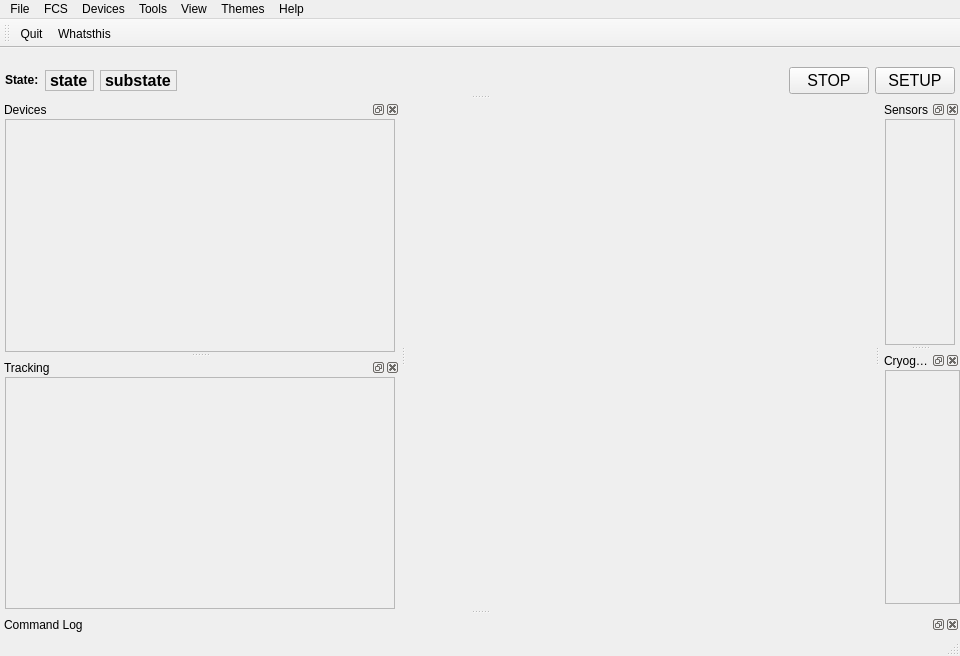
<?xml version="1.0" encoding="UTF-8"?>
<ui version="4.0">
 <class>MainWindow</class>
 <widget class="QMainWindow" name="MainWindow">
  <property name="geometry">
   <rect>
    <x>0</x>
    <y>0</y>
    <width>960</width>
    <height>656</height>
   </rect>
  </property>
  <property name="windowTitle">
   <string>FreeOpcUa Client</string>
  </property>
  <property name="styleSheet">
   <string notr="true"/>
  </property>
  <widget class="QWidget" name="centralWidget">
   <property name="sizePolicy">
    <sizepolicy hsizetype="Minimum" vsizetype="Minimum">
     <horstretch>0</horstretch>
     <verstretch>0</verstretch>
    </sizepolicy>
   </property>
  </widget>
  <widget class="QMenuBar" name="menubar">
   <property name="geometry">
    <rect>
     <x>0</x>
     <y>0</y>
     <width>960</width>
     <height>22</height>
    </rect>
   </property>
   <widget class="QMenu" name="menuFile">
    <property name="title">
     <string>File</string>
    </property>
    <addaction name="separator"/>
    <addaction name="actionExit"/>
   </widget>
   <widget class="QMenu" name="menuFCS">
    <property name="title">
     <string>FCS</string>
    </property>
    <widget class="QMenu" name="menuSet_log_level">
     <property name="title">
      <string>Set log level</string>
     </property>
     <addaction name="actionLogError"/>
     <addaction name="actionLogInfo"/>
     <addaction name="actionLogDebug"/>
     <addaction name="separator"/>
     <addaction name="actionLogTrace"/>
    </widget>
    <addaction name="actionInit"/>
    <addaction name="actionEnable"/>
    <addaction name="actionDisable"/>
    <addaction name="separator"/>
    <addaction name="actionRecover"/>
    <addaction name="separator"/>
    <addaction name="actionReset"/>
    <addaction name="separator"/>
    <addaction name="menuSet_log_level"/>
   </widget>
   <widget class="QMenu" name="menuDevices">
    <property name="title">
     <string>Devices</string>
    </property>
    <addaction name="actionSelect_All"/>
    <addaction name="actionDeselect_All"/>
    <addaction name="separator"/>
    <addaction name="separator"/>
    <addaction name="separator"/>
    <addaction name="actionDevReset"/>
    <addaction name="actionDevInit"/>
    <addaction name="actionDevEnable"/>
    <addaction name="actionDevDisable"/>
    <addaction name="separator"/>
    <addaction name="actionDevSimulate"/>
    <addaction name="actionDevStopSim"/>
    <addaction name="separator"/>
    <addaction name="actionDevIgnore"/>
    <addaction name="actionDevStopIgn"/>
   </widget>
   <widget class="QMenu" name="menuHelp">
    <property name="contextMenuPolicy">
     <enum>Qt::PreventContextMenu</enum>
    </property>
    <property name="layoutDirection">
     <enum>Qt::LeftToRight</enum>
    </property>
    <property name="title">
     <string>Help</string>
    </property>
    <addaction name="actionAbout"/>
   </widget>
   <widget class="QMenu" name="menuTools">
    <property name="title">
     <string>Tools</string>
    </property>
    <addaction name="actionFCF_CLI"/>
   </widget>
   <widget class="QMenu" name="menuView">
    <property name="title">
     <string>View</string>
    </property>
   </widget>
   <widget class="QMenu" name="menuThemes">
    <property name="title">
     <string>Themes</string>
    </property>
   </widget>
   <addaction name="menuFile"/>
   <addaction name="menuFCS"/>
   <addaction name="menuDevices"/>
   <addaction name="menuTools"/>
   <addaction name="menuView"/>
   <addaction name="menuThemes"/>
   <addaction name="menuHelp"/>
  </widget>
  <widget class="QStatusBar" name="statusBar"/>
  <widget class="QDockWidget" name="attrDockWidget">
   <property name="sizePolicy">
    <sizepolicy hsizetype="Expanding" vsizetype="Minimum">
     <horstretch>0</horstretch>
     <verstretch>0</verstretch>
    </sizepolicy>
   </property>
   <property name="minimumSize">
    <size>
     <width>400</width>
     <height>107</height>
    </size>
   </property>
   <property name="allowedAreas">
    <set>Qt::LeftDockWidgetArea|Qt::RightDockWidgetArea</set>
   </property>
   <property name="windowTitle">
    <string>Devices</string>
   </property>
   <attribute name="dockWidgetArea">
    <number>1</number>
   </attribute>
   <widget class="QWidget" name="dockWidgetContents">
    <property name="sizePolicy">
     <sizepolicy hsizetype="Expanding" vsizetype="Preferred">
      <horstretch>0</horstretch>
      <verstretch>0</verstretch>
     </sizepolicy>
    </property>
    <property name="minimumSize">
     <size>
      <width>100</width>
      <height>0</height>
     </size>
    </property>
    <layout class="QGridLayout" name="gridLayout_2">
     <property name="leftMargin">
      <number>5</number>
     </property>
     <property name="topMargin">
      <number>0</number>
     </property>
     <property name="rightMargin">
      <number>5</number>
     </property>
     <property name="bottomMargin">
      <number>0</number>
     </property>
     <item row="0" column="0">
      <widget class="QScrollArea" name="devicesScrollArea">
       <property name="widgetResizable">
        <bool>true</bool>
       </property>
       <widget class="QWidget" name="devicesContainer">
        <property name="geometry">
         <rect>
          <x>0</x>
          <y>0</y>
          <width>388</width>
          <height>225</height>
         </rect>
        </property>
        <layout class="QVBoxLayout" name="verticalLayout_3">
         <property name="leftMargin">
          <number>0</number>
         </property>
         <property name="topMargin">
          <number>0</number>
         </property>
         <property name="rightMargin">
          <number>0</number>
         </property>
         <property name="bottomMargin">
          <number>0</number>
         </property>
        </layout>
       </widget>
      </widget>
     </item>
    </layout>
   </widget>
  </widget>
  <widget class="QDockWidget" name="addrDockWidget">
   <property name="sizePolicy">
    <sizepolicy hsizetype="Preferred" vsizetype="Minimum">
     <horstretch>0</horstretch>
     <verstretch>0</verstretch>
    </sizepolicy>
   </property>
   <property name="styleSheet">
    <string notr="true">QDockWidget &gt; QWidget {
    border: 1px solid white;
}

QDockWidget {
    border: 1px solid darkgrey;
    titlebar-close-icon: url(close.png);
    titlebar-normal-icon: url(undock.png);
}

QDockWidget::title {
    text-align: left; /* align the text to the left */
    background: lightgray;
    padding-left: 5px;
}



</string>
   </property>
   <property name="features">
    <set>QDockWidget::NoDockWidgetFeatures</set>
   </property>
   <property name="allowedAreas">
    <set>Qt::TopDockWidgetArea</set>
   </property>
   <property name="windowTitle">
    <string notr="true"/>
   </property>
   <attribute name="dockWidgetArea">
    <number>4</number>
   </attribute>
   <widget class="QWidget" name="dockWidgetContents_2">
    <property name="sizePolicy">
     <sizepolicy hsizetype="Expanding" vsizetype="Preferred">
      <horstretch>0</horstretch>
      <verstretch>0</verstretch>
     </sizepolicy>
    </property>
    <layout class="QGridLayout" name="gridLayout">
     <property name="leftMargin">
      <number>5</number>
     </property>
     <property name="topMargin">
      <number>0</number>
     </property>
     <property name="rightMargin">
      <number>5</number>
     </property>
     <property name="bottomMargin">
      <number>0</number>
     </property>
     <item row="2" column="11">
      <widget class="QPushButton" name="setupButton">
       <property name="minimumSize">
        <size>
         <width>0</width>
         <height>0</height>
        </size>
       </property>
       <property name="font">
        <font>
         <pointsize>12</pointsize>
        </font>
       </property>
       <property name="text">
        <string>SETUP</string>
       </property>
      </widget>
     </item>
     <item row="2" column="7">
      <layout class="QVBoxLayout" name="verticalLayout_2">
       <property name="spacing">
        <number>0</number>
       </property>
       <item>
        <layout class="QHBoxLayout" name="horizontalLayout">
         <property name="spacing">
          <number>6</number>
         </property>
         <item>
          <widget class="QLabel" name="serverLabel">
           <property name="sizePolicy">
            <sizepolicy hsizetype="Maximum" vsizetype="Fixed">
             <horstretch>0</horstretch>
             <verstretch>0</verstretch>
            </sizepolicy>
           </property>
           <property name="font">
            <font>
             <weight>75</weight>
             <bold>true</bold>
            </font>
           </property>
           <property name="text">
            <string>State:</string>
           </property>
          </widget>
         </item>
         <item>
          <widget class="QLabel" name="stateLabel">
           <property name="sizePolicy">
            <sizepolicy hsizetype="Preferred" vsizetype="Fixed">
             <horstretch>0</horstretch>
             <verstretch>0</verstretch>
            </sizepolicy>
           </property>
           <property name="minimumSize">
            <size>
             <width>0</width>
             <height>0</height>
            </size>
           </property>
           <property name="font">
            <font>
             <pointsize>12</pointsize>
             <weight>75</weight>
             <italic>false</italic>
             <bold>true</bold>
            </font>
           </property>
           <property name="toolTip">
            <string extracomment="Overall state of the FCS device manager"/>
           </property>
           <property name="frameShape">
            <enum>QFrame::StyledPanel</enum>
           </property>
           <property name="frameShadow">
            <enum>QFrame::Raised</enum>
           </property>
           <property name="text">
            <string>state</string>
           </property>
          </widget>
         </item>
         <item>
          <widget class="QLabel" name="substateLabel">
           <property name="sizePolicy">
            <sizepolicy hsizetype="Preferred" vsizetype="Fixed">
             <horstretch>0</horstretch>
             <verstretch>0</verstretch>
            </sizepolicy>
           </property>
           <property name="minimumSize">
            <size>
             <width>0</width>
             <height>0</height>
            </size>
           </property>
           <property name="font">
            <font>
             <pointsize>12</pointsize>
             <weight>75</weight>
             <italic>false</italic>
             <bold>true</bold>
            </font>
           </property>
           <property name="frameShape">
            <enum>QFrame::StyledPanel</enum>
           </property>
           <property name="frameShadow">
            <enum>QFrame::Raised</enum>
           </property>
           <property name="text">
            <string>substate</string>
           </property>
          </widget>
         </item>
        </layout>
       </item>
      </layout>
     </item>
     <item row="2" column="9">
      <spacer name="horizontalSpacer_2">
       <property name="orientation">
        <enum>Qt::Horizontal</enum>
       </property>
       <property name="sizeHint" stdset="0">
        <size>
         <width>40</width>
         <height>20</height>
        </size>
       </property>
      </spacer>
     </item>
     <item row="2" column="10">
      <widget class="QPushButton" name="stopButton">
       <property name="minimumSize">
        <size>
         <width>0</width>
         <height>0</height>
        </size>
       </property>
       <property name="font">
        <font>
         <pointsize>12</pointsize>
        </font>
       </property>
       <property name="text">
        <string>STOP</string>
       </property>
      </widget>
     </item>
    </layout>
   </widget>
  </widget>
  <widget class="QDockWidget" name="subDockWidget">
   <property name="sizePolicy">
    <sizepolicy hsizetype="Expanding" vsizetype="Preferred">
     <horstretch>0</horstretch>
     <verstretch>0</verstretch>
    </sizepolicy>
   </property>
   <property name="floating">
    <bool>false</bool>
   </property>
   <property name="allowedAreas">
    <set>Qt::LeftDockWidgetArea|Qt::RightDockWidgetArea</set>
   </property>
   <property name="windowTitle">
    <string>Sensors</string>
   </property>
   <attribute name="dockWidgetArea">
    <number>2</number>
   </attribute>
   <widget class="QWidget" name="dockWidgetContents_3">
    <property name="sizePolicy">
     <sizepolicy hsizetype="Expanding" vsizetype="Preferred">
      <horstretch>0</horstretch>
      <verstretch>0</verstretch>
     </sizepolicy>
    </property>
    <layout class="QGridLayout" name="gridLayout_3">
     <property name="leftMargin">
      <number>5</number>
     </property>
     <property name="topMargin">
      <number>0</number>
     </property>
     <property name="rightMargin">
      <number>5</number>
     </property>
     <property name="bottomMargin">
      <number>0</number>
     </property>
     <item row="0" column="0">
      <widget class="QScrollArea" name="scrollArea_2">
       <property name="widgetResizable">
        <bool>true</bool>
       </property>
       <widget class="QWidget" name="sensorsContainer">
        <property name="geometry">
         <rect>
          <x>0</x>
          <y>0</y>
          <width>68</width>
          <height>218</height>
         </rect>
        </property>
        <layout class="QVBoxLayout" name="verticalLayout_4">
         <property name="leftMargin">
          <number>0</number>
         </property>
         <property name="topMargin">
          <number>0</number>
         </property>
         <property name="rightMargin">
          <number>0</number>
         </property>
         <property name="bottomMargin">
          <number>0</number>
         </property>
        </layout>
       </widget>
      </widget>
     </item>
    </layout>
   </widget>
  </widget>
  <widget class="QDockWidget" name="refDockWidget">
   <property name="sizePolicy">
    <sizepolicy hsizetype="Expanding" vsizetype="Preferred">
     <horstretch>0</horstretch>
     <verstretch>0</verstretch>
    </sizepolicy>
   </property>
   <property name="minimumSize">
    <size>
     <width>100</width>
     <height>107</height>
    </size>
   </property>
   <property name="allowedAreas">
    <set>Qt::LeftDockWidgetArea|Qt::RightDockWidgetArea</set>
   </property>
   <property name="windowTitle">
    <string>Tracking</string>
   </property>
   <attribute name="dockWidgetArea">
    <number>1</number>
   </attribute>
   <widget class="QWidget" name="dockWidgetContents_4">
    <property name="sizePolicy">
     <sizepolicy hsizetype="Expanding" vsizetype="Preferred">
      <horstretch>0</horstretch>
      <verstretch>0</verstretch>
     </sizepolicy>
    </property>
    <layout class="QGridLayout" name="AxesLayout_2">
     <property name="leftMargin">
      <number>5</number>
     </property>
     <property name="topMargin">
      <number>0</number>
     </property>
     <property name="rightMargin">
      <number>5</number>
     </property>
     <property name="bottomMargin">
      <number>0</number>
     </property>
     <property name="spacing">
      <number>6</number>
     </property>
     <item row="0" column="0">
      <widget class="QScrollArea" name="scrollArea_3">
       <property name="widgetResizable">
        <bool>true</bool>
       </property>
       <widget class="QWidget" name="trackingContainer">
        <property name="geometry">
         <rect>
          <x>0</x>
          <y>0</y>
          <width>388</width>
          <height>224</height>
         </rect>
        </property>
        <layout class="QVBoxLayout" name="verticalLayout_5">
         <property name="leftMargin">
          <number>0</number>
         </property>
         <property name="topMargin">
          <number>0</number>
         </property>
         <property name="rightMargin">
          <number>0</number>
         </property>
         <property name="bottomMargin">
          <number>0</number>
         </property>
        </layout>
       </widget>
      </widget>
     </item>
    </layout>
   </widget>
  </widget>
  <widget class="QDockWidget" name="logDockWidget_2">
   <property name="sizePolicy">
    <sizepolicy hsizetype="Expanding" vsizetype="Expanding">
     <horstretch>0</horstretch>
     <verstretch>0</verstretch>
    </sizepolicy>
   </property>
   <property name="features">
    <set>QDockWidget::DockWidgetClosable|QDockWidget::DockWidgetFloatable</set>
   </property>
   <property name="allowedAreas">
    <set>Qt::BottomDockWidgetArea</set>
   </property>
   <property name="windowTitle">
    <string>Command Log</string>
   </property>
   <attribute name="dockWidgetArea">
    <number>8</number>
   </attribute>
   <widget class="QWidget" name="dockWidgetContents_7">
    <property name="sizePolicy">
     <sizepolicy hsizetype="Expanding" vsizetype="Expanding">
      <horstretch>0</horstretch>
      <verstretch>0</verstretch>
     </sizepolicy>
    </property>
    <layout class="QGridLayout" name="gridLayout_6">
     <property name="leftMargin">
      <number>5</number>
     </property>
     <property name="topMargin">
      <number>0</number>
     </property>
     <property name="rightMargin">
      <number>5</number>
     </property>
     <property name="bottomMargin">
      <number>0</number>
     </property>
     <item row="1" column="0">
      <layout class="QVBoxLayout" name="verticalLayout">
       <item>
        <widget class="CmdLogWdg" name="cmdLog" native="true">
         <property name="sizePolicy">
          <sizepolicy hsizetype="Expanding" vsizetype="Ignored">
           <horstretch>0</horstretch>
           <verstretch>1</verstretch>
          </sizepolicy>
         </property>
         <property name="baseSize">
          <size>
           <width>0</width>
           <height>0</height>
          </size>
         </property>
        </widget>
       </item>
      </layout>
     </item>
    </layout>
   </widget>
  </widget>
  <widget class="QDockWidget" name="posDockWidget2">
   <property name="sizePolicy">
    <sizepolicy hsizetype="Expanding" vsizetype="Preferred">
     <horstretch>0</horstretch>
     <verstretch>0</verstretch>
    </sizepolicy>
   </property>
   <property name="allowedAreas">
    <set>Qt::LeftDockWidgetArea|Qt::RightDockWidgetArea</set>
   </property>
   <property name="windowTitle">
    <string>Cryogenic</string>
   </property>
   <attribute name="dockWidgetArea">
    <number>2</number>
   </attribute>
   <widget class="QWidget" name="posDockWidgetContents">
    <layout class="QGridLayout" name="gridLayout_9">
     <property name="leftMargin">
      <number>5</number>
     </property>
     <property name="topMargin">
      <number>0</number>
     </property>
     <property name="rightMargin">
      <number>0</number>
     </property>
     <property name="bottomMargin">
      <number>5</number>
     </property>
     <item row="1" column="0">
      <widget class="QScrollArea" name="scrollArea_4">
       <property name="widgetResizable">
        <bool>true</bool>
       </property>
       <widget class="QWidget" name="deviceContainer4">
        <property name="geometry">
         <rect>
          <x>0</x>
          <y>0</y>
          <width>73</width>
          <height>226</height>
         </rect>
        </property>
        <layout class="QVBoxLayout" name="verticalLayout_6">
         <property name="leftMargin">
          <number>0</number>
         </property>
         <property name="topMargin">
          <number>0</number>
         </property>
         <property name="rightMargin">
          <number>0</number>
         </property>
         <property name="bottomMargin">
          <number>0</number>
         </property>
        </layout>
       </widget>
      </widget>
     </item>
    </layout>
   </widget>
  </widget>
  <widget class="QToolBar" name="toolBar">
   <property name="windowTitle">
    <string>toolBar</string>
   </property>
   <attribute name="toolBarArea">
    <enum>TopToolBarArea</enum>
   </attribute>
   <attribute name="toolBarBreak">
    <bool>false</bool>
   </attribute>
   <addaction name="actionExit"/>
   <addaction name="actionWhatsthis"/>
  </widget>
  <action name="actionExit">
   <property name="icon">
    <iconset theme="application-exit">
     <normaloff>.</normaloff>.</iconset>
   </property>
   <property name="text">
    <string>Quit</string>
   </property>
   <property name="toolTip">
    <string>Quit FCF GUI</string>
   </property>
   <property name="shortcut">
    <string>Ctrl+Q</string>
   </property>
  </action>
  <action name="actionInit">
   <property name="text">
    <string>Init</string>
   </property>
  </action>
  <action name="actionEnable">
   <property name="text">
    <string>Enable</string>
   </property>
  </action>
  <action name="actionDisable">
   <property name="text">
    <string>Disable</string>
   </property>
  </action>
  <action name="actionSelect_All">
   <property name="text">
    <string>Select all</string>
   </property>
   <property name="font">
    <font/>
   </property>
   <property name="shortcut">
    <string>Ctrl+A</string>
   </property>
  </action>
  <action name="actionDeselect_All">
   <property name="text">
    <string>Deselect all</string>
   </property>
   <property name="shortcut">
    <string>Ctrl+N</string>
   </property>
  </action>
  <action name="actionRecover">
   <property name="text">
    <string>Recover</string>
   </property>
  </action>
  <action name="actionDevReset">
   <property name="text">
    <string>Reset</string>
   </property>
   <property name="shortcut">
    <string>Ctrl+R</string>
   </property>
  </action>
  <action name="actionDevInit">
   <property name="text">
    <string>Init</string>
   </property>
   <property name="shortcut">
    <string>Ctrl+I</string>
   </property>
  </action>
  <action name="actionDevEnable">
   <property name="text">
    <string>Enable</string>
   </property>
   <property name="shortcut">
    <string>Ctrl+E</string>
   </property>
  </action>
  <action name="actionDevDisable">
   <property name="text">
    <string>Disable</string>
   </property>
   <property name="shortcut">
    <string>Ctrl+D</string>
   </property>
  </action>
  <action name="actionReset">
   <property name="text">
    <string>Reset</string>
   </property>
  </action>
  <action name="actionDevSimulate">
   <property name="text">
    <string>Sim HW</string>
   </property>
  </action>
  <action name="actionDevStopSim">
   <property name="text">
    <string>Stop Sim HW</string>
   </property>
  </action>
  <action name="actionDevIgnore">
   <property name="text">
    <string>Ignore HW</string>
   </property>
  </action>
  <action name="actionDevStopIgn">
   <property name="text">
    <string>Stop Ignore HW</string>
   </property>
  </action>
  <action name="actionLogError">
   <property name="text">
    <string>ERROR</string>
   </property>
  </action>
  <action name="actionLogInfo">
   <property name="text">
    <string>INFO</string>
   </property>
  </action>
  <action name="actionLogDebug">
   <property name="text">
    <string>DEBUG</string>
   </property>
  </action>
  <action name="actionLogDebug2">
   <property name="text">
    <string>DEBUG2</string>
   </property>
  </action>
  <action name="actionLogDebug3">
   <property name="text">
    <string>DEBUG3</string>
   </property>
  </action>
  <action name="actionLogTrace">
   <property name="text">
    <string>TRACE</string>
   </property>
  </action>
  <action name="actionSelectAllCurrent">
   <property name="text">
    <string>Select all (current page)</string>
   </property>
  </action>
  <action name="actionDeselectAllCurrent">
   <property name="text">
    <string>Deselect all (current page)</string>
   </property>
  </action>
  <action name="actionLoad_Layout">
   <property name="text">
    <string>Load Layout</string>
   </property>
  </action>
  <action name="actionSave_Layout">
   <property name="text">
    <string>Save Layout</string>
   </property>
  </action>
  <action name="actionReset_Layout">
   <property name="text">
    <string>Reset Layout</string>
   </property>
  </action>
  <action name="actionFCF_CLI">
   <property name="text">
    <string>FCF CLI</string>
   </property>
   <property name="shortcut">
    <string>Ctrl+S</string>
   </property>
  </action>
  <action name="actionAbout">
   <property name="text">
    <string>About ...</string>
   </property>
  </action>
  <action name="actionWhatsthis">
   <property name="icon">
    <iconset theme="help-faq">
     <normaloff>.</normaloff>.</iconset>
   </property>
   <property name="text">
    <string>Whatsthis</string>
   </property>
   <property name="toolTip">
    <string>Activate Whatsthis</string>
   </property>
   <property name="shortcut">
    <string>Ctrl+H</string>
   </property>
  </action>
 </widget>
 <layoutdefault spacing="6" margin="11"/>
 <customwidgets>
  <customwidget>
   <class>CmdLogWdg</class>
   <extends>QWidget</extends>
   <header location="global">fcf/gui/wdglib/cmdLog.h</header>
   <container>1</container>
  </customwidget>
 </customwidgets>
 <resources/>
 <connections/>
</ui>
